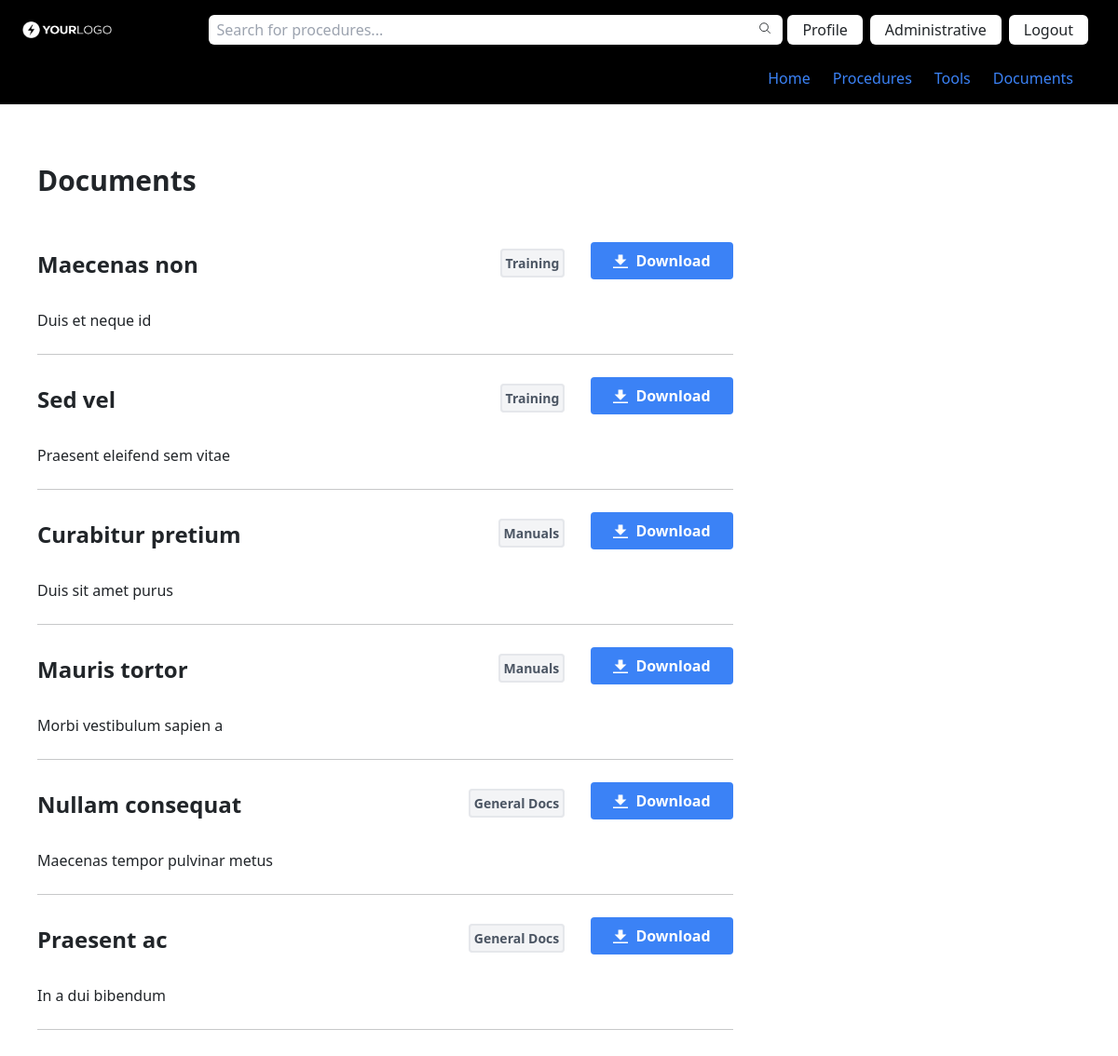
Page /documentos/ (signed in) on the committed database.
### procedimento/models.py (models this page shows, shortened)
class Documento(models.Model):
    nome = models.CharField(max_length=100, default='')
    descricao = RichTextUploadingField(default='')
    arquivo = models.FileField(upload_to='media/')
    grupo = models.CharField(max_length=50, choices=DOCS_GRUPOS)
    author = models.ForeignKey(User, default=get_user_model(), on_delete=models.PROTECT)
    data_criacao = models.DateTimeField(default=timezone.now)

### procedimento/views.py (the view, shortened to what this page needs)
# urls.py: path('documentos/', ListaDocumentos.as_view(), name='documentos'),
class ListaDocumentos(LoginRequiredMixin, ListView):
    template_name = 'documentos.html'
    model = Documento

### procedimento/templates/documentos.html (shortened to what this page needs)
{% extends 'base.html' %}
{% block content %}
<div class="m-10 flex flex-nowrap">
    <div class=" w-8/12">
        <div class="font-bold text-3xl py-4">Documents</div>
        <ul>
            {% for documento in object_list|dictsortreversed:'grupo' %}
                    <div class="flex justify-between py-4">
                        <li class="py-2 text-2xl font-bold">{{ documento.nome }}</li>
                        <div>
                            <small class="text-sm font-semibold text-gray-600 bg-gray-100 rounded p-1 border-2 mr-6">{{ documento.grupo }}</small>
                            <button class="bg-blue-500 hover:bg-blue-700 text-white font-bold py-2 px-4 rounded inline-flex items-center">
                                <svg class="fill-current w-4 h-4 mr-2" xmlns="http://www.w3.org/2000/svg" viewBox="0 0 20 20"><path d="M13 8V2H7v6H2l8 8 8-8h-5zM0 18h20v2H0v-2z"/></svg>
                                <a class="hover:text-white" href="{{ documento.arquivo.url }}" download="{{ documento.arquivo.url }}">Download</a>
                            </button>
                        </div>
                    </div>
                    <div class="mb-6">
                        {{ documento.descricao | safe | urlize | linebreaks }}
                    </div>
                    <hr>
            {% endfor %}
        </ul>
    </div>
</div>
{% endblock %}

### rows in the picture
Documento: nome "Maecenas non", grupo "Training", descricao "Duis et neque id"
Documento: nome "Sed vel", grupo "Training", descricao "Praesent eleifend sem vitae"
Documento: nome "Curabitur pretium", grupo "Manuals", descricao "Duis sit amet purus"
Documento: nome "Mauris tortor", grupo "Manuals", descricao "Morbi vestibulum sapien a"
Documento: nome "Nullam consequat", grupo "General Docs", descricao "Maecenas tempor pulvinar metus"
Documento: nome "Praesent ac", grupo "General Docs", descricao "In a dui bibendum"
